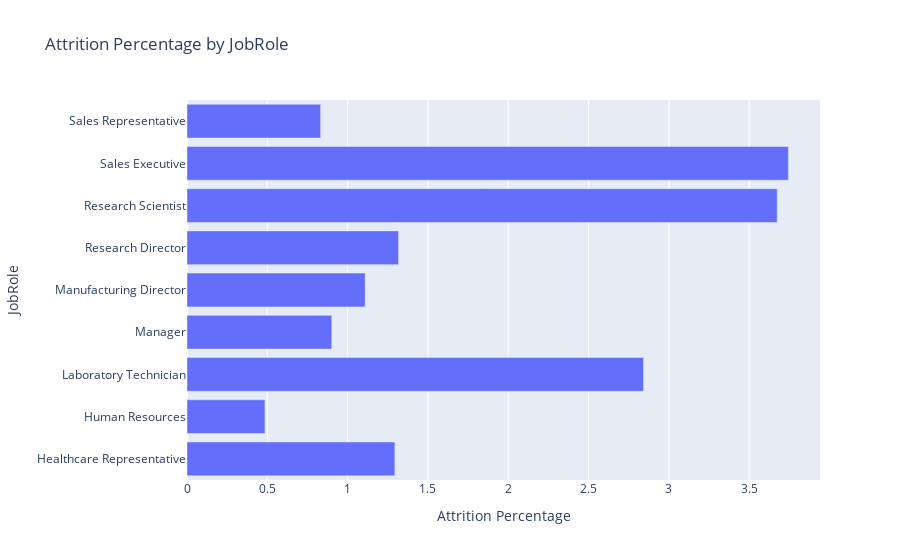

Here is the notebook cell this chart was saved with:
### Markdown cell above
WHY DOES  SALES EX, RESEARCH SCIENTIST AND LARORATORY TECH HAVE THE HIGHEST JOBROLE ATTRITION PERCENTAGE?

### Code cell
px.bar(df_general_explo, x='Attrition',y='JobRole', orientation='h', labels={'x':'Values', 'y':'Categories'})

attrition_percentage = df_general_explo[df_general_explo['Attrition'] == 'Yes'].groupby('JobRole').size() / len(df_general_explo) * 100

percentage_df = pd.DataFrame({'JobRole': attrition_percentage.index, 'Attrition Percentage': attrition_percentage.values})

fig = px.bar(percentage_df, x='Attrition Percentage', y='JobRole', orientation='h', title='Attrition Percentage by JobRole', labels={'x':'Attrition Percentage', 'y':'JobRole'})
fig.show()

### Figure 1 — Plotly figure (JSON) as saved in the notebook; plotly's stock layout.template omitted (floating-point values rounded to 4 significant figures)
{"data": [{"alignmentgroup": "True", "hovertemplate": "Attrition Percentage=%{x}<br>JobRole=%{y}<extra></extra>", "legendgroup": "", "marker": {"color": "#636efa", "pattern": {"shape": ""}}, "name": "", "offsetgroup": "", "orientation": "h", "showlegend": false, "textposition": "auto", "type": "bar", "x": [1.294, 0.4853, 2.843, 0.9013, 1.109, 1.317, 3.675, 3.744, 0.832], "xaxis": "x", "y": ["Healthcare Representative", "Human Resources", "Laboratory Technician", "Manager", "Manufacturing Director", "Research Director", "Research Scientist", "Sales Executive", "Sales Representative"], "yaxis": "y"}], "layout": {"barmode": "relative", "legend": {"tracegroupgap": 0}, "title": {"text": "Attrition Percentage by JobRole"}, "xaxis": {"anchor": "y", "domain": [0, 1], "title": {"text": "Attrition Percentage"}}, "yaxis": {"anchor": "x", "domain": [0, 1], "title": {"text": "JobRole"}}}}
